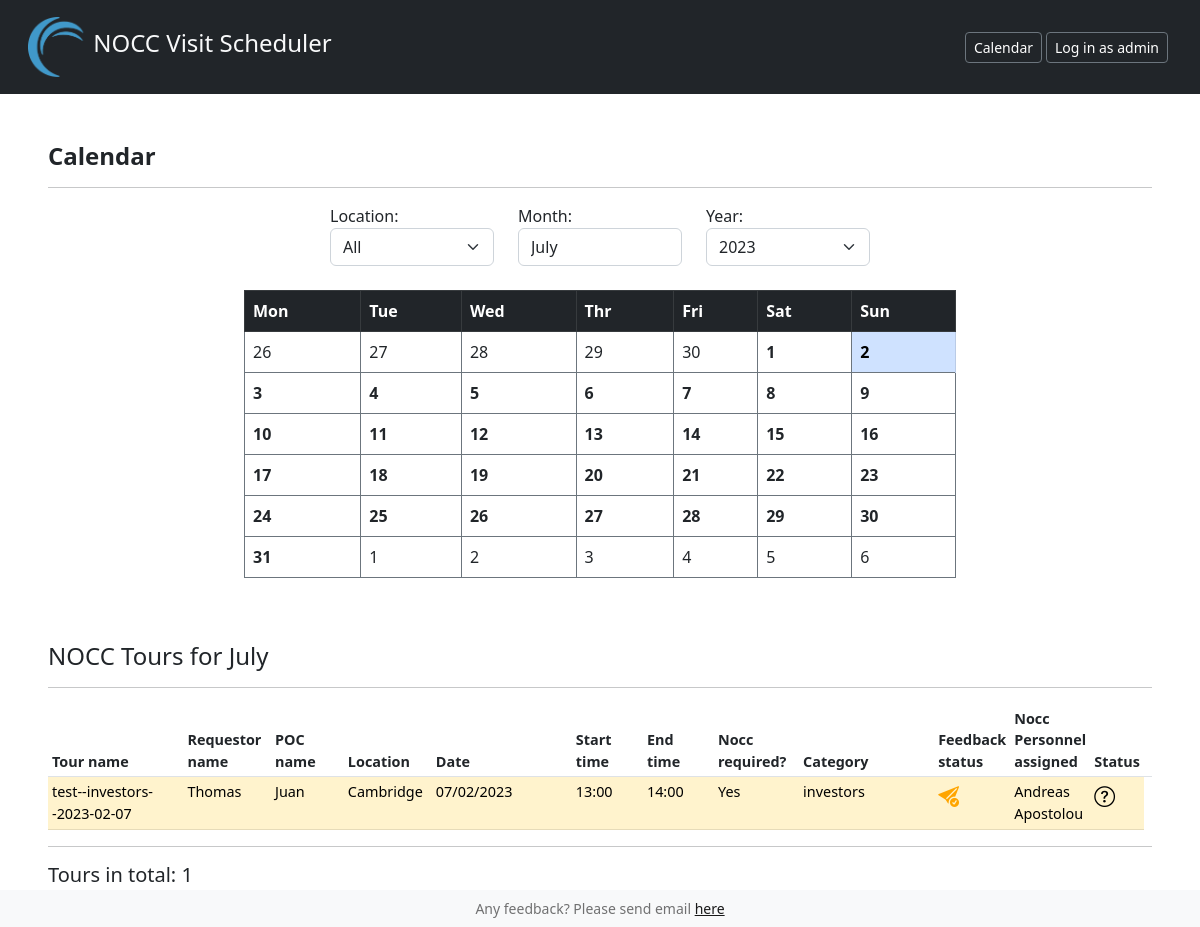
Screenshot of /calendar/ with the database file from the repository.
### NoccSchedulerApp/models.py (models this page shows, shortened)
class Tour(models.Model):
    tour_name = models.CharField(max_length=300)
    requestor_name = models.CharField(max_length=300)
    requestor_email = models.EmailField()
    poc_name = models.CharField(max_length=300)
    poc_email = models.EmailField()
    cc_this_request_to = models.EmailField(null=True, blank=True)
    DIVISION_CHOICES = [
        ('P & RE', 'P & RE'),
        ('Customer & Industry', 'Customer & Industry'),
        ('marketing', 'Marketing'),
        ('Global Events', 'Global Events'),
        ('Marketing Strategy', 'Marketing Strategy'),
        ('Legal', 'Legal'),
        ('CTO', 'CTO'),
        ('CEO', 'CEO'),
        ('Global Sales', 'Global Sales'),
        ('Customer Success', 'Customer Success'),
        ('Global Services', 'Global Services'),
        ('Products & Enablement', 'Products & Enablement'),
        ('Compute', 'Compute'),
        ('Edge Delivery', 'Edge Delivery'),
        ('Edge Business Operations', 'Edge Business Operations'),
        ('Edge Experience', 'Edge Experience'),
        ('Other', 'Other'),
    ]
    division = models.CharField(
        max_length=50,
        choices=DIVISION_CHOICES,
    )
    LOCATION_CHOICES = [
        ('Cambridge', 'Cambridge'),
        ('Krakow', 'Krakow'),
        ('Bangalore', 'Bangalore')
    ]
    location = models.ForeignKey(Location, on_delete=models.CASCADE)
    date = models.DateField()
    start_time = models.TimeField(null=True)
    end_time = models.TimeField(null=True)
    NOCC_REQUIRED_CHOICES = [
        ('No', 'No'),
        ('Yes', 'Yes'),
    ]
    nocc_personnel_required = models.CharField(
        max_length=10,
        choices=NOCC_REQUIRED_CHOICES,
        default='No',
    )
    CATEGORY_CHOICES = [
        ('existing customer', 'Existing Customer'),
        ('new prospect', 'New Prospect'),
        ('public relations / press / analysts',
         'Public Relations / Press / Analysts'),
        ('investors', 'Investors'),
        ('akamai employees (internal tour)', 'Akamai Employees (Internal Tour)'),
        ('students / informal guests', 'Students / Informal Guests'),
    ]
    category = models.CharField(max_length=50, choices=CATEGORY_CHOICES,)
    opportunity_ID = models.CharField(max_length=300, null=True, blank=True, default=0)
    attendees_akamai = models.IntegerField(default=0, validators=[MinValueValidator(0), MaxValueValidator(50)])
    attendees_guests = models.IntegerField(default=0, validators=[MinValueValidator(0), MaxValueValidator(50)])
    customer_or_group_name = models.CharField(max_length=200)
    customers_website = models.CharField(max_length=500,null=True,blank=True)
    TYPE_OF_CUSTOMERS=[
        ('Akamai Internal', 'Akamai Internal'),
        ('Financial Services', 'Financial Services'),
        ('Media', 'Media'),
        ('High Tech', 'High Tech'),
        ('Retail + Commerce', 'Retail + Commerce'),
        ('Gaming/OTT', 'Gaming/OTT'),
        ('Healthcare/Life Science', 'Healthcare/Life Science'),
        ('Manufacturing', 'Manufacturing'),
        ('Other', 'Other'),
    ]
    type_of_customers = models.CharField(max_length=200, choices=TYPE_OF_CUSTOMERS)
    nocc_person_assigned = models.CharField(max_length=200,null=True, blank=True)
    WELCOME_SCREEN_CHOICES = [
        ('No', 'No'),
        ('Yes', 'Yes'),
    ]
    custom_welcome_screen_needed = models.CharField(
        max_length=10,
        choices=WELCOME_SCREEN_CHOICES,
        default='No',
        null=True,
        blank=True,
    )
    comment = models.TextField(max_length=2000, null=True, blank=True)
    created = models.DateTimeField(auto_now_add=True)
    id = models.UUIDField(unique=True, primary_key=True, editable=True)
    STATUS_CHOICES = [
        ('Requested', 'Requested'),
        ('Rejected', 'Rejected'),
        ('Approved', 'Approved'),
        ('Canceled', 'Canceled'),
    ]
    status = models.CharField(max_length=20, choices=STATUS_CHOICES, default='Requested')
    FEEDBACK_STATUS_CHOICES = [
        ('Request not sent', 'Request not sent'),
        ('Request sent', 'Request sent'),
        ('No answer 3 days', 'No answer 3 days'),
        ('Provided', 'Provided'),
    ]
    feedback_status = models.CharField(max_length=30, choices=FEEDBACK_STATUS_CHOICES, default='Request not sent')
    SATISFACTION_CHOICES = [
        ('1', '1'),
        ('2', '2'),
        ('3', '3'),
        ('4', '4'),
        ('5', '5'),
    ]
    satisfaction = models.CharField(max_length=5, choices=SATISFACTION_CHOICES, blank=True, null=True)
    key_take_aways = models.TextField(max_length=200, null=True, blank=True)
    SESSIONS_CHOICES = [
        ('Not relevant', 'Not relevant'),
        ('Relevant', 'Relevant'),
        ('Very relevant', 'Very relevant'),
        ('Did not attend', 'Did not attend'),
    ]
    sessions_welcoming = models.CharField(max_length=20, choices=SESSIONS_CHOICES, blank=True, null=True)
    sessions_speaker = models.CharField(max_length=20, choices=SESSIONS_CHOICES, blank=True, null=True)
    sessions_walls_displays = models.CharField(max_length=20, choices=SESSIONS_CHOICES, blank=True, null=True)
    sessions_daily_work = models.CharField(max_length=20, choices=SESSIONS_CHOICES, blank=True, null=True)
    sessions_scheduling_arrangement = models.CharField(max_length=20, choices=SESSIONS_CHOICES, blank=True, null=True)
    overall_feedback = models.TextField(max_length=2000, null=True, blank=True)
    internal_or_external_audience = models.TextField(max_length=2000, null=True, blank=True)
    feedback_name = models.TextField(max_length=1000, null=True, blank=True)

class Location(models.Model):
    LOCATION_CHOICES = [
        ('Cambridge', 'Cambridge'),
        ('Krakow', 'Krakow'),
        ('Bangalore', 'Bangalore')
    ]
    location = models.CharField(max_length=100, choices=LOCATION_CHOICES, default='Cambridge')
    def __str__(self):
        return self.location

### NoccSchedulerApp/views.py (the view)
# urls.py: path('calendar/', views.view_calendar, name = 'calendar' ),
def view_calendar(request):
    month = datetime.now().month
    year = datetime.now().year
    location_query = "All"
    if request.method == 'POST':
        month = int(request.POST["month"])
        year = int(request.POST["year"])
        location_query = request.POST["location"]
    month_dates = calendar.Calendar().monthdatescalendar(year, month)
    tours = Tour.objects.filter(date__gte=datetime(year, month, 1)).exclude(date__gte=datetime(year, month, calendar.monthrange(
        year, month)[1])).exclude(status="Rejected").exclude(status="Canceled")
    if location_query != "All":
        tours = tours.filter(location__location=location_query)
    context = {
        'tours': tours.order_by('date', 'start_time'),
        'month': month,
        'year': year,
        'today': datetime.today().date(),
        'month_dates': month_dates,
        'year_range': range(2022, datetime.now().year+2),
        'location_query': location_query,
    }
    return render(request, "calendar.html", context)

### templates/calendar.html (shortened to what this page needs)
{% extends "base.html" %}
{% block content %}
    <h4>
        <b>Calendar</b>
    </h4>
    <hr/>
    <form class="row justify-content-center pb-4" action="" method="post">
        <div class="col-2">
            <label for="location">Location:</label>
            <select class="form-select"
                    type="location"
                    id="location"
                    name="location"
                    value="{{ location }}"
                    onchange="this.form.submit()">
                <option value="All" {% if location_query == "All" %} selected{% endif %}>
                    All
                </option>
            </select>
        </div>
        <div class="col-2">
            <label for="month">Month:</label>
            <select class="form-control" id="month" name="month" value="{{ month }}">
                <option value="07" {% if month == 7 %} selected{% endif %}>
                    July
                </option>
            </select>
        </div>
        <div class="col-2">
            <label for="year">Year:</label>
            <select class="form-select"
                    type="date"
                    id="year"
                    name="year"
                    value="{{ year }}"
                    onchange="this.form.submit()">
                {% for year_option in year_range %}
                    <option value="{{ year_option }}"
                            {% if year == year_option %} selected{% endif %}>
                        {{ year_option }}
                    </option>
                {% endfor %}
            </select>
        </div>
    </form>
    <div class="table-responsive col-8 justify-content-center container pb-5">
        <table class="table table-bordered center-block border-secondary">
            <thead class="table-dark">
                <tr>
                    <th>Mon</th>
                    <th>Tue</th>
                    <th>Wed</th>
                    <th>Thr</th>
                    <th>Fri</th>
                    <th>Sat</th>
                    <th>Sun</th>
                </tr>
            </thead>
            <tbody>
                {% for week in month_dates %}
                    <tr>
                        {% for day in week %}
                            <td {% for tour in tours %} {% if tour.date == day %} class="day_with_tour {% if today == day %}table-primary {% else %}table-secondary{% endif %}"
                                id="{{ day|date:"Y-n-d" }}"
                                {% endif %}
                                {% endfor %}
                                {% if today == day %}class="table-primary"{% endif %}>
                                {% if day.month == month %}
                                    <b>{{ day.day }}</b>
                                {% else %}
                                    {{ day.day }}
                                {% endif %}
                            </td>
                        {% endfor %}
                    </tr>
                {% endfor %}
            </tbody>
        </table>
    </div>
    <div id="tours_table" class="table-responsive">
        <h4 id="date_head">
        </h4>
        <hr/>
        <table class="table table-hover table-sm caption-top" style="font-size:90%">
            <thead>
                <tr>
                    <th scope="col" class="col-sm-2">Tour name</th>
                    <th scope="col" class="col-sm-1">Requestor<br/>name</th>
                    <th scope="col" class="col-sm-1">POC<br/>name</th>
                    <th scope="col" class="col-sm-1">Location</th>
                    <th scope="col" class="col-sm-2">Date</th>
                    <th scope="col" class="col-sm-1">Start time</th>
                    <th scope="col" class="col-sm-1">End time </th>
                    <th scope="col" class="col-sm-1">Nocc<br/>required?</th>
                    <th scope="col" class="col-sm-2">Category</th>
                    <th scope="col" class="col-sm-1">Feedback<br>status</th>
                    <th scope="col" class="col-sm-1">Nocc Personnel<br/>assigned</th>
                    <th scope="col" class="col-sm-1">Status</th>
                    <th scope="col" class="col-sm-1"></th>
                </tr>
            </thead>
            {% for week in month_dates %}
                {% for day in week %}
                    {% for tour in tours %}
                        {% if day == tour.date %}
                            <tbody class="day_tours {{ day|date:"Y-n-d" }}" class="table-group-divider">
                                <tr {% if tour.status == "Approved" %} class="table-success" {% elif tour.status == "Rejected" %} class="table-danger" {% else %} class="table-warning" {% endif %}>
                                    <td>{{tour.tour_name}}</td>
                                    <td>{{tour.requestor_name}}</td>
                                    <td>{{tour.poc_name}}</td>
                                    <td>{{tour.location}}</td>
                                    <td>{{tour.date|date:"m/d/Y"}}</td>
                                    <td>{{tour.start_time|time:"H:i"}}</td>
                                    <td>{{tour.end_time|time:"H:i"}}</td>
                                    <td>{{tour.nocc_personnel_required}}</td>
                                    <td>{{tour.category}}</td>
                                    <td>
                                      {% if tour.feedback_status == "Provided" %}
                                      <i title="Feedback provided" class="bi bi-file-earmark-check" style="font-size: 1.3rem; color: green;"></i>
                                      {% elif tour.feedback_status == "Request sent" %}
                                      <i title="Feedback request sent" class="bi bi-send-check-fill" style="font-size: 1.3rem; color: orange;"></i>
                                      {% else %}
                                      <i title="Feedback request not sent yet" class="bi bi-send-x-fill" style="font-size: 1.3rem; color: red;"></i>
                                      {% endif %}
                                    </td>
                                    <td>{{tour.nocc_person_assigned}}</td>
                                    <td>
                                      {% if tour.status == "Requested" %}
                                      <i title="Requested" class="bi bi-question-circle" style="font-size: 1.3rem; color: rgb(0, 0, 0);"></i>
                                      {% else %}
                                      <i title="Approved" class="bi bi-check2-circle" style="font-size: 1.3rem; color: rgb(0, 0, 0);"></i>
                                      {% endif %}
                                    </td>
                                </tr>
                            </tbody>
                        {% endif %}
                    {% endfor %}
                {% endfor %}
            {% endfor %}
        </table>
        <hr/>
        <div>
            <h5 id="date_foot">
            </h5>
        </div>
    </div>
{% endblock content %}

### rows the page displays
Tour: tour_name "test--investors--2023-02-07", requestor_name "Thomas", poc_name "Juan", location "Cambridge", date "07/02/2023", start_time "13:00", end_time "14:00", nocc_personnel_required "Yes", category "investors", feedback_status "Request sent" (drawn), nocc_person_assigned "Andreas Apostolou", status "Requested" (drawn)

### other values shown
{{ day.day }} "26" "27" "28" "29" "30" "1" "2" "3" "4" "5" "6"
{{ day.day }} "1" "2" "3" "4" "5" "6" "7" "8" "9" "10" "11" "12" "13" "14" "15" "16" "17" "18" "19" "20" "21" "22" "23" "24" "25" "26" "27" "28" "29" "30" "31"
form field year "2023"
